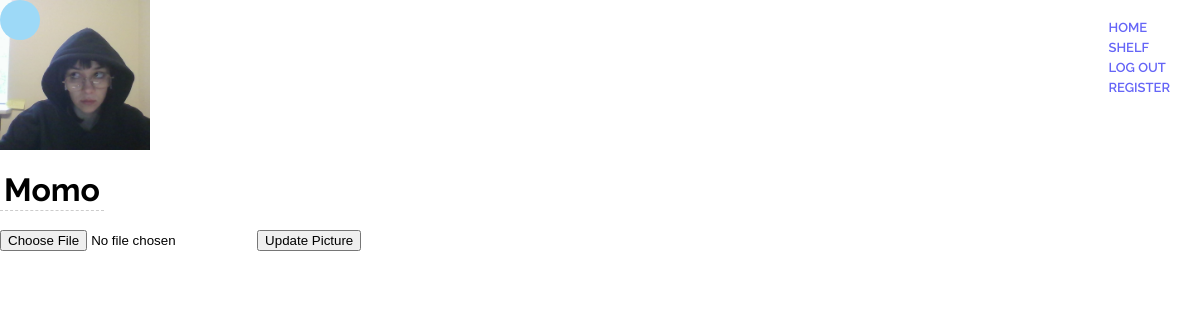
The page /shelf (signed in) on the database its author committed.
### bookExchange/models.py (models this page shows, shortened)
class User(AbstractUser):
    groups = models.ManyToManyField(
        'auth.Group',
        related_name='bookexchange_user_set',
        blank=True
    )
    user_permissions = models.ManyToManyField(
        'auth.Permission',
        related_name='bookexchange_user_permissions_set',
        blank=True
    )
    image = models.ImageField(
        upload_to='profile_images',
        blank=True,
        null=True,
    )

### bookExchange/views.py (the view, shortened to what this page needs)
# urls.py: path("shelf", shelf, name="shelf"),
@login_required(login_url="/login", redirect_field_name=None)
def shelf(request):
    user = request.user
    return render(request, "shelf.html", {
        "user": user,
    })

### bookExchange/templates/shelf.html (shortened to what this page needs)
{% extends "layout.html" %} {% block body %}
<div class="user-profile-img-container">
	<img class="user-profile-img" src="{{user.image.url}}" />
</div>
<h1>
	<form method="POST" action="{% url 'shelf' %}" class="username-edit-form">
		<span class="username-container">
			<span class="username-display">{{user.username}}</span>
		</span>
	</form>
</h1>
<form method="POST" enctype="multipart/form-data">
	<div class="form-group">
		<input
			type="file"
			name="profile_image"
			id="profile_image"
			accept="image/*"
		/>
		<button type="submit" class="submit-btn-picture">Update Picture</button>
	</div>
</form>
{% endblock %}

### bookExchange/static/style.css (style rules this page uses)
body { font-family: "Raleway", sans-serif; overflow-x: hidden; margin: 0; cursor: none; }
.user-profile-img-container { width: 150px; height: 150px; }
.user-profile-img { width: 100%; height: 100%; object-fit: cover; }
.username-edit-form { display: inline; }
.username-container { position: relative; cursor: pointer; border-bottom: 1px dashed #ccc; padding: 2px 4px; }

### rows shown on the page
User: image (picture), username "Momo"
